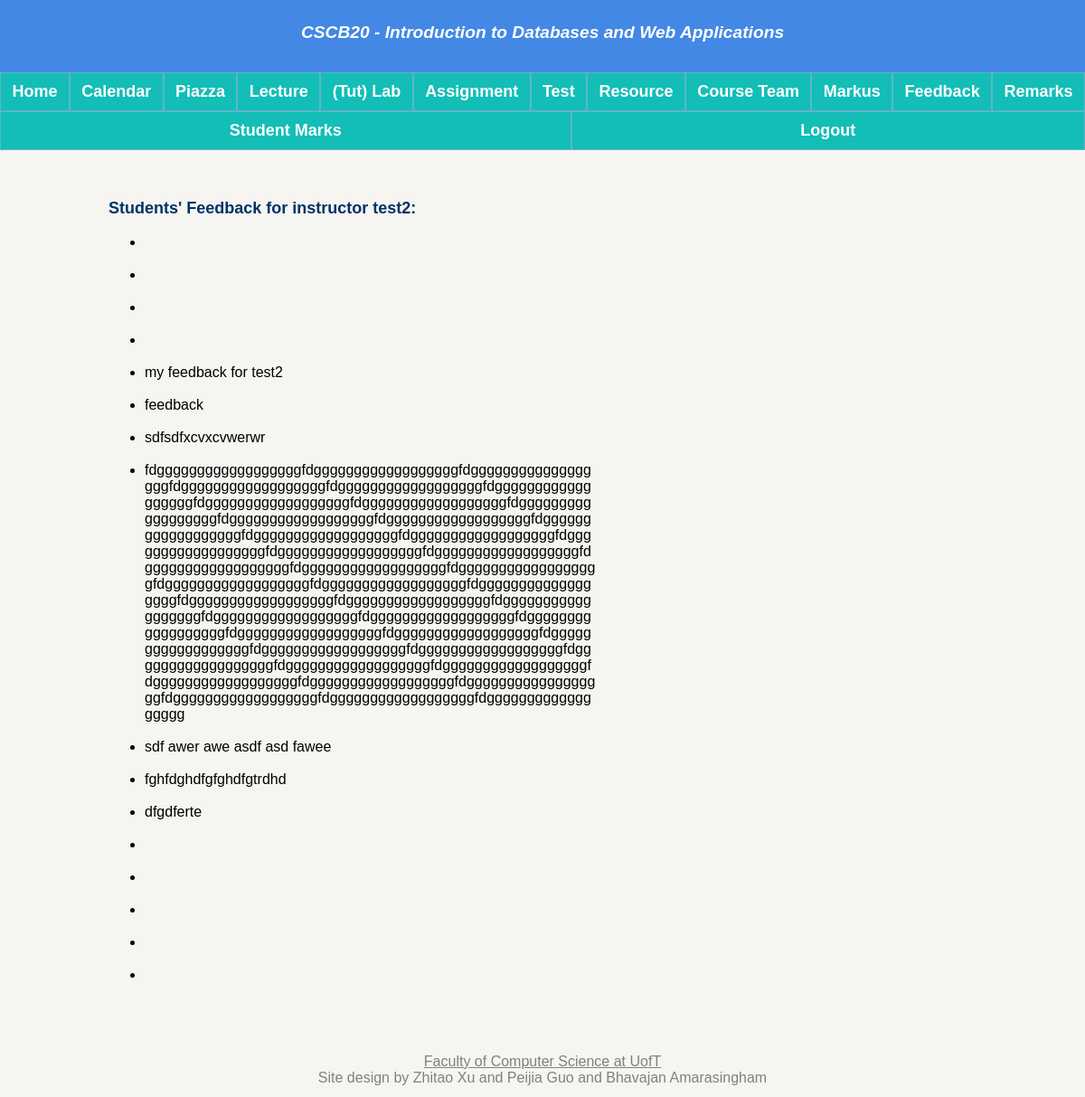
Page /feedback (signed in) on the committed database.
### app.py (models this page shows, shortened)
class Feedback(db.Model):
    __tablename__ = 'Feedback'
    fid = db.Column(db.Integer, primary_key = True)
    feedbackText = db.Column(db.String(200), nullable=False)
    instructor_username= db.Column(db.Integer, db.ForeignKey('Person.username'), nullable = False)

### app.py (the view)
@app.route("/feedback", methods = ['GET', 'POST'])
def feedback():
    username = session['name']
    feedback_for_instructor = query_instructors_see(username)
    if request.method == 'GET':
         return render_template("feedback.html", feedback_for_instructor = feedback_for_instructor)

### app.py (called while the page is built)
def query_instructors_see(username):
    query_instructor = db.session.query(Feedback).filter(Feedback.instructor_username == username)
    return query_instructor

### templates/feedback.html (shortened to what this page needs)
{% extends "template.html" %}
{% block content %}
{% if not session.name %}
<p>Access Denied</p>
{% else %}
    {% if session.type == 1 %}
    <br>
    <div class="feedbacks">
        <h3>
            Students' Feedback for instructor
            {% if session.name %}
                {{ session.name }}:
            {% endif %}
        </h3>
        <br>
        <ul>
            {% for Feedbacks in feedback_for_instructor %}
            <li> {{ Feedbacks.feedbackText }} </li>
            <br>
            {% endfor %}
        </ul>
    </div>
    {% else %}
    <p>Access Denied</p>
    {% endif %}
{% endif %}
{% endblock %}

### static/style.css (style rules this page uses)
@media (min-width: 1200px) { body { background-image: url(./sub/a14.jpg); background-repeat: no-repeat; background-size: cover; background-color: #f6f5f2; color: #000000; font-family: Geneva, Arial, Helvetica, sans-serif; align-items: center; overflow-wrap: break-word; } }
@media (min-width: 1200px) { h3, h4 { color: #003366; font-size: large; font-style: normal; font-weight: bold; font-variant: normal; } }
@media (min-width: 1200px) { * { margin: 0%; } }
@media (min-width: 1200px) { li { font-size: 16px; } }
@media (min-width: 1200px) { .feedbacks li { max-width: 800px; } }
@media (min-width: 600px) and (max-width: 1200px) { body { background-image: url(./sub/a14.jpg); background-repeat: no-repeat; background-size: cover; background-color: #f6f5f2; color: #000000; font-family: Geneva, Arial, Helvetica, sans-serif; align-items: center; overflow-wrap: break-word; } }
@media (min-width: 600px) and (max-width: 1200px) { h3, h4 { color: #003366; font-size: large; font-style: normal; font-weight: bold; font-variant: normal; } }
@media (min-width: 600px) and (max-width: 1200px) { * { margin: 0%; } }
@media (min-width: 600px) and (max-width: 1200px) { li { font-size: 16px; } }
@media (min-width: 600px) and (max-width: 1200px) { .feedbacks li { max-width: 500px; } }

### rows in the picture
Feedback: feedbackText "my feedback for test2"
Feedback: feedbackText "feedback"
Feedback: feedbackText "sdfsdfxcvxcvwerwr"
Feedback: feedbackText "fdggggggggggggggggggfdggggggggggggggggggfdggggggggggggggggggfdggggggggggggggggggfdggggggggggggggggggfdggggggggggggggggggfdggggggggggggggggggfdggggggggggggggggggfdggggggggggggggggggfdggggggggggggggggggfdggggggggggggggggggfdggggggggggggggggggfdggggggggggggggggggfdggggggggggggggggggfdggggggggggggggggggfdggggggggggggggggggfdggggggggggggggggggfdggggggggggggggggggfdggggggggggggggggggfdggggggggggggggggggfdggggggggggggggggggfdggggggggggggggggggfdggggggggggggggggggfdggggggggggggggggggfdggggggggggggggggggfdggggggggggggggggggfdggggggggggggggggggfdggggggggggggggggggfdggggggggggggggggggfdggggggggggggggggggfdggggggggggggggggggfdggggggggggggggggggfdggggggggggggggggggfdggggggggggggggggggfdgggggggggggggggggg…"
Feedback: feedbackText "sdf awer awe asdf asd fawee"
Feedback: feedbackText "fghfdghdfgfghdfgtrdhd"
Feedback: feedbackText "dfgdferte"

### other values in the picture
{{ session.name }} "test2"
